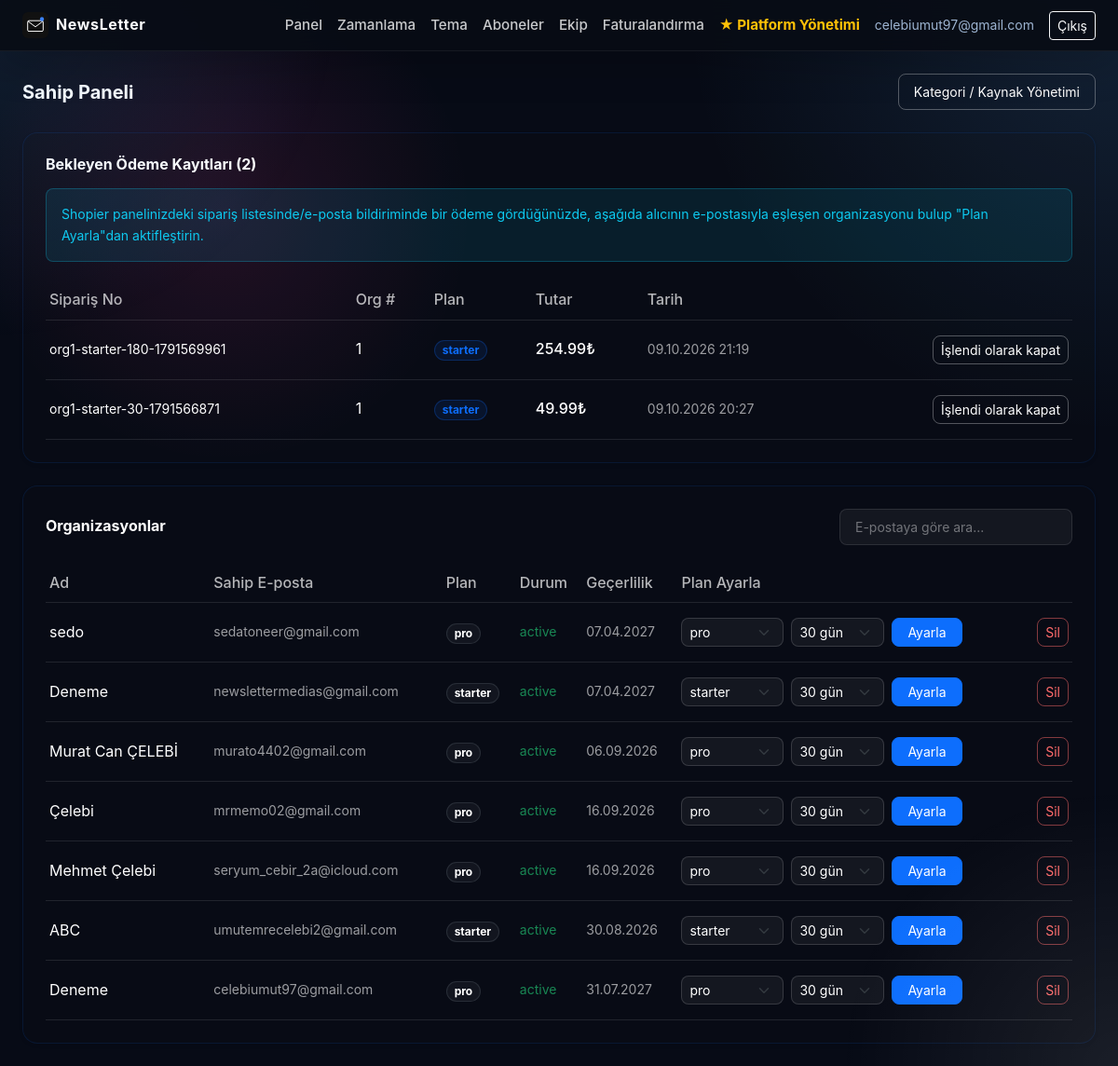
/owner (signed in), run on the app's committed database.
### app/models.py (models this page shows)
class Organization(Base):
    __tablename__ = "organizations"
    id = Column(Integer, primary_key=True)
    name = Column(String(200), nullable=False)
    slug = Column(String(200), unique=True, nullable=False)
    brand_name = Column(String(200), nullable=False)  # mail/panelde görünen marka adı
    owner_email = Column(String(255), nullable=False)
    account_type = Column(String(20), default="company", nullable=False)  # company | individual
    sector_id = Column(Integer, ForeignKey("sectors.id"), nullable=True)  # kayıt sırasında seçilen sektör
    mail_theme = Column(String(20), default="klasik", nullable=False)  # klasik | minimal
    mail_accent = Column(String(20), default="#111111", nullable=False)  # bültende kullanılan vurgu rengi (hex)
    created_at = Column(DateTime, default=datetime.utcnow, nullable=False)
    plan = Column(String(30), default="free", nullable=False)  # free | starter | pro
    subscription_status = Column(String(30), default="trialing", nullable=False)
    trial_ends_at = Column(DateTime, nullable=True)
    subscription_expires_at = Column(DateTime, nullable=True)  # Shopier tekrarlayan ödeme yapmadığı için manuel takip edilir
    current_duration_days = Column(Integer, nullable=True)  # 30/90/180/365 - hangi süre paketi aktif, Faturalandırma sayfasında doğru kutuyu "Yenile" göstermek için
    renewal_reminder_sent_at = Column(DateTime, nullable=True)
    api_key = Column(String(64), unique=True, nullable=True)
    mail_theme = Column(String, default="klasik")
    mail_accent = Column(String, default="#000000")

class PaymentOrder(Base):
    __tablename__ = "payment_orders"
    id = Column(Integer, primary_key=True)
    organization_id = Column(Integer, ForeignKey("organizations.id"), nullable=False, index=True)
    platform_order_id = Column(String(64), unique=True, nullable=False)
    plan = Column(String(30), nullable=False)
    amount_try = Column(Float, nullable=False)
    status = Column(String(30), default="pending", nullable=False)  # pending | success | failed
    created_at = Column(DateTime, default=datetime.utcnow, nullable=False)
    completed_at = Column(DateTime, nullable=True)
    shopier_payment_id = Column(String(120), nullable=True)

### app/routers/owner.py (the view)
@router.get("")
def owner_dashboard(request: Request, db: Session = Depends(get_db), q: str | None = None):
    guard = _guard(request)
    if guard:
        return guard
    sorgu = db.query(Organization).order_by(Organization.created_at.desc())
    if q:
        sorgu = sorgu.filter(Organization.owner_email.contains(q.strip().lower()))
    organizasyonlar = sorgu.limit(200).all()
    bekleyen_odemeler = db.query(PaymentOrder).filter(
        PaymentOrder.status == "pending"
    ).order_by(PaymentOrder.created_at.desc()).limit(50).all()
    return templates.TemplateResponse("owner_dashboard.html", {
        "request": request, "user": current_user_email(request),
        "organizasyonlar": organizasyonlar, "bekleyen_odemeler": bekleyen_odemeler,
        "plans": PLAN_LIMITS, "q": q or "",
    })

### app/templates/owner_dashboard.html (shortened to what this page needs)
{% extends "base.html" %}
{% block content %}
<div class="d-flex justify-content-between align-items-center mb-4">
  <h5 class="fw-bold mb-0 text-white">Sahip Paneli</h5>
  <a href="/owner/sources" class="btn btn-outline-dark-custom btn-sm rounded-3 px-3 py-2">Kategori / Kaynak Yönetimi</a>
</div>
<div class="card-corp p-4 mb-4 shadow-sm">
  <h6 class="fw-bold mb-3 text-white">Bekleyen Ödeme Kayıtları ({{ bekleyen_odemeler | length }})</h6>
  <div class="p-3 border border-info border-opacity-25 small mb-4 rounded-3 text-info bg-info bg-opacity-10">
    Shopier panelinizdeki sipariş listesinde/e-posta bildiriminde bir ödeme gördüğünüzde,
    aşağıda alıcının e-postasıyla eşleşen organizasyonu bulup "Plan Ayarla"dan aktifleştirin.
  </div>
  <div class="table-responsive">
    <table class="table table-sm align-middle table-transparent mb-0">
      <thead>
        <tr>
          <th class="pb-2">Sipariş No</th>
          <th class="pb-2">Org #</th>
          <th class="pb-2">Plan</th>
          <th class="pb-2">Tutar</th>
          <th class="pb-2">Tarih</th>
          <th class="pb-2"></th>
        </tr>
      </thead>
      <tbody>
      {% for s in bekleyen_odemeler %}
        <tr>
          <td class="small py-3">{{ s.platform_order_id }}</td>
          <td class="py-3">{{ s.organization_id }}</td>
          <td class="py-3">
            <span class="badge bg-primary bg-opacity-10 text-primary border border-primary border-opacity-25 px-2 py-1 rounded-pill">{{ s.plan }}</span>
          </td>
          <td class="py-3 fw-medium">{{ '%.2f'|format(s.amount_try) }}₺</td>
          <td class="small text-secondary py-3">{{ s.created_at.strftime('%d.%m.%Y %H:%M') }}</td>
          <td class="text-end py-3">
            <form method="post" action="/owner/payment-orders/{{ s.id }}/mark-done" class="m-0">
              <button class="btn btn-sm btn-outline-dark-custom rounded-3">İşlendi olarak kapat</button>
            </form>
          </td>
        </tr>
      {% endfor %}
      </tbody>
    </table>
  </div>
</div>
<div class="card-corp p-4 shadow-sm">
  <div class="d-flex justify-content-between align-items-center mb-4">
    <h6 class="fw-bold mb-0 text-white">Organizasyonlar</h6>
    <form method="get" action="/owner" class="m-0">
      <input type="text" name="q" value="{{ q }}" class="form-control form-control-sm dark-input rounded-3 py-2 px-3" style="width:250px" placeholder="E-postaya göre ara...">
    </form>
  </div>
  <div class="table-responsive">
    <table class="table table-sm align-middle table-transparent mb-0">
      <thead>
        <tr>
          <th class="pb-2">Ad</th>
          <th class="pb-2">Sahip E-posta</th>
          <th class="pb-2">Plan</th>
          <th class="pb-2">Durum</th>
          <th class="pb-2">Geçerlilik</th>
          <th class="pb-2">Plan Ayarla</th>
          <th class="pb-2"></th>
        </tr>
      </thead>
      <tbody>
      {% for org in organizasyonlar %}
        <tr>
          <td class="py-3">{{ org.name }}</td>
          <td class="small text-secondary py-3">{{ org.owner_email }}</td>
          <td class="py-3">
            <span class="badge bg-secondary bg-opacity-10 text-white border border-secondary border-opacity-25 px-2 py-1 rounded-pill">{{ org.plan }}</span>
          </td>
          <td class="small py-3">
            {% if org.subscription_status == 'active' %}
              <span class="text-success">{{ org.subscription_status }}</span>
            {% else %}
              <span class="text-secondary">{{ org.subscription_status }}</span>
            {% endif %}
          </td>
          <td class="small text-secondary py-3">{{ org.subscription_expires_at.strftime('%d.%m.%Y') if org.subscription_expires_at else '-' }}</td>
          <td class="py-3">
            <form method="post" action="/owner/organizations/{{ org.id }}/set-plan" class="d-flex gap-2 m-0">
              <select name="plan" class="form-select form-select-sm dark-input rounded-3" style="width:110px">
                {% for key in plans.keys() %}
                <option value="{{ key }}" {% if key == org.plan %}selected{% endif %}>{{ key }}</option>
                {% endfor %}
              </select>
              <select name="gun" class="form-select form-select-sm dark-input rounded-3" style="width:100px" title="Süre">
                <option value="30">30 gün</option>
              </select>
              <button class="btn btn-sm btn-primary rounded-3 px-3">Ayarla</button>
            </form>
          </td>
          <td class="text-end py-3">
            <form method="post" action="/owner/organizations/{{ org.id }}/delete"
                  onsubmit="return confirm('{{ org.name }} (' + '{{ org.owner_email }}' + ') hesabı ve TÜM verileri kalıcı olarak silinecek. Emin misiniz?');" class="m-0">
              <button class="btn btn-sm btn-danger-transparent rounded-3">Sil</button>
            </form>
          </td>
        </tr>
      {% endfor %}
      </tbody>
    </table>
  </div>
</div>
{% endblock %}

### app/templates/base.html (shortened to what this page needs)
<!DOCTYPE html>
<html lang="tr">
<head>
<link href="https://cdn.jsdelivr.net/npm/bootstrap@5.3.3/dist/css/bootstrap.min.css" rel="stylesheet">
<link href="/static/style.css" rel="stylesheet">
</head>
<body>
{% if user %}
<nav class="navbar navbar-dark navbar-corp">
  <div class="container-fluid px-4">
    <a class="navbar-brand fw-bold d-flex align-items-center gap-2" href="/panel">
      <img src="/static/logo.svg" alt="" height="28">
      {{ brand_name }}{% if org %}<span class="small text-secondary">/ {{ org.name }}</span>{% endif %}
    </a>
    <div class="d-flex align-items-center gap-3">
      <a href="/panel" class="nav-link-corp">Panel</a>
      <a href="/panel/schedule" class="nav-link-corp">Zamanlama</a>
      <a href="/panel/theme" class="nav-link-corp">Tema</a>
      {% if org and org.account_type == 'individual' %}
        <a href="/panel/my-categories" class="nav-link-corp">Kategorilerim</a>
      {% else %}
        <a href="/panel/subscribers" class="nav-link-corp">Aboneler</a>
        <a href="/panel/team" class="nav-link-corp">Ekip</a>
      {% endif %}
      <a href="/panel/billing" class="nav-link-corp">Faturalandırma</a>
      {% if user and owner_email and user.lower() == owner_email.lower() %}
        <a href="/owner" class="nav-link-corp text-warning fw-bold">★ Platform Yönetimi</a>
      {% endif %}
      <span class="text-secondary small">{{ user }}</span>
      <a href="/logout" class="btn btn-sm btn-outline-light">Çıkış</a>
    </div>
  </div>
</nav>
{% endif %}
<div class="container-fluid px-4 py-4">
{% block content %}{% endblock %}
</div>
</body>
</html>

### app/static/style.css (style rules this page uses)
:root { --bg-base: #070b16; --bg-layer: radial-gradient(circle at top right, rgba(96,180,255,0.14), transparent 28%), radial-gradient(circle at 20% 20%, rgba(225,47,145,0.14), transparent 20%), #070b16; --surface: rgba(15, 23, 40, 0.96); --surface-soft: rgba(13, 18, 32, 0.9); --surface-border: rgba(255,255,255,0.08); --text-primary: #e8eef8; --text-secondary: #9db4d1; --text-muted: #7d8fa8; --accent: #60b4ff; --accent-strong: #3f7fff; --accent-soft: rgba(96,180,255,0.16); --success: #34d399; --warning: #fbbf24; --danger: #fb7185; --shadow: 0 28px 80px rgba(0,0,0,0.28); }
* { box-sizing: border-box; }
html, body { min-height: 100%; }
body { margin: 0; font-family: 'Inter', -apple-system, BlinkMacSystemFont, 'Segoe UI', Roboto, Arial, sans-serif; background: var(--bg-layer); color: var(--text-primary); line-height: 1.6; -webkit-font-smoothing: antialiased; text-rendering: optimizeLegibility; }
body::before { content: ''; position: fixed; inset: 0; background: radial-gradient(circle at top left, rgba(96,180,255,0.12), transparent 22%), radial-gradient(circle at bottom right, rgba(255,255,255,0.08), transparent 18%); pointer-events: none; z-index: 0; }
nav.navbar-corp { background: rgba(8, 12, 21, 0.92); backdrop-filter: blur(18px); box-shadow: 0 18px 40px rgba(0,0,0,0.16); border-bottom: 1px solid rgba(255,255,255,0.06); position: sticky; top: 0; z-index: 50; }
.navbar-brand { color: #fff; font-size: 1rem; letter-spacing: 0.04em; }
.nav-link-corp { color: rgba(255,255,255,0.78); text-decoration: none; font-size: 0.95rem; font-weight: 500; }
.card-corp { background: var(--surface); border: 1px solid var(--surface-border); border-radius: 24px; box-shadow: var(--shadow); color: var(--text-primary); }
.card-corp h6, .card-corp h5, .card-corp h4 { color: #fff; }
.text-secondary { color: var(--text-secondary) !important; }

### app/templates/owner_dashboard.html (style rules this page uses)
.card-corp { background: rgba(16, 19, 22, 0.12) !important; border: 1px solid rgba(13, 110, 253, 0.12) !important; border-radius: 16px; transition: all 0.3s ease; }
.table-transparent, .table-transparent th, .table-transparent td, .table-transparent tr, .table-transparent thead, .table-transparent tbody { background-color: transparent !important; background: transparent !important; --bs-table-bg: transparent !important; --bs-table-accent-bg: transparent !important; --bs-table-striped-bg: transparent !important; --bs-table-hover-bg: transparent !important; color: white !important; box-shadow: none !important; border-bottom-color: rgba(255, 255, 255, 0.1) !important; }
.table-transparent th { color: rgba(255,255,255,0.7) !important; font-weight: 500; }
.table-transparent .text-secondary { color: rgba(255, 255, 255, 0.6) !important; }
.dark-input { background-color: rgba(255, 255, 255, 0.05) !important; border: 1px solid rgba(255, 255, 255, 0.15) !important; color: white !important; transition: all 0.3s ease; }
.dark-input::placeholder { color: rgba(255, 255, 255, 0.4) !important; }
.dark-input option { background-color: #1a1d21 !important; color: white !important; }
.btn-outline-dark-custom { color: white !important; border-color: rgba(255, 255, 255, 0.3) !important; background-color: transparent !important; }
.btn-danger-transparent { color: #ff6b6b !important; border-color: rgba(255, 107, 107, 0.5) !important; background-color: transparent !important; }

### data on the page
Organization: owner_email "celebiumut97@gmail.com", name "Deneme", plan "pro", subscription_status "active", subscription_expires_at "31.07.2027"
PaymentOrder: platform_order_id "org1-starter-180-1791569961", organization_id "1", plan "starter", amount_try "254.99", created_at "09.10.2026 21:19"
PaymentOrder: platform_order_id "org1-starter-30-1791566871", organization_id "1", plan "starter", amount_try "49.99", created_at "09.10.2026 20:27"
Organization: name "sedo", owner_email "sedatoneer@gmail.com", plan "pro", subscription_status "active", subscription_expires_at "07.04.2027"
Organization: name "Deneme", owner_email "newslettermedias@gmail.com", plan "starter", subscription_status "active", subscription_expires_at "07.04.2027"
Organization: name "Murat Can ÇELEBİ", owner_email "murato4402@gmail.com", plan "pro", subscription_status "active", subscription_expires_at "06.09.2026"
Organization: name "Çelebi", owner_email "mrmemo02@gmail.com", plan "pro", subscription_status "active", subscription_expires_at "16.09.2026"
Organization: name "Mehmet Çelebi", owner_email "seryum_cebir_2a@icloud.com", plan "pro", subscription_status "active", subscription_expires_at "16.09.2026"
Organization: name "ABC", owner_email "umutemrecelebi2@gmail.com", plan "starter", subscription_status "active", subscription_expires_at "30.08.2026"

### other printed values
{{ brand_name }} "NewsLetter"
{{ bekleyen_odemeler | length }} "2"
